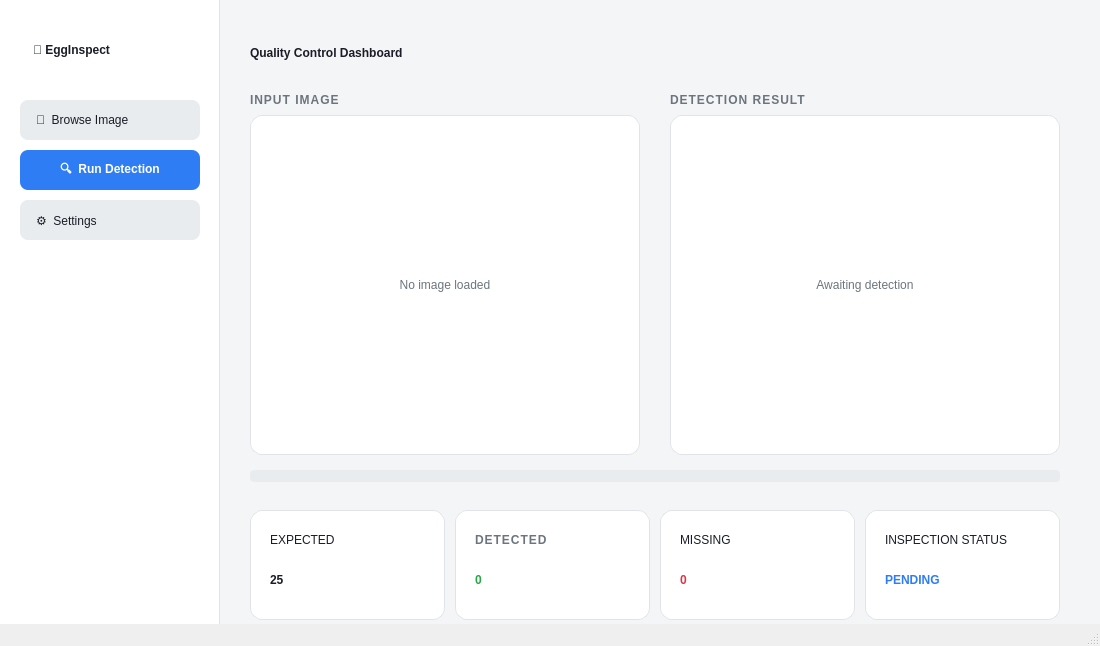
<?xml version="1.0" encoding="UTF-8"?>
<ui version="4.0">
 <class>MainWindow</class>
 <widget class="QMainWindow" name="MainWindow">
  <property name="geometry">
   <rect>
    <x>0</x>
    <y>0</y>
    <width>1100</width>
    <height>646</height>
   </rect>
  </property>
  <property name="windowTitle">
   <string>Egg Inspection System</string>
  </property>
  <widget class="QWidget" name="centralwidget">
   <property name="styleSheet">
    <string notr="true">#centralwidget { background-color: #f4f5f7; }
QLabel { color: #1a1d27; font-family: &quot;Segoe UI&quot;; }
#sidebar { background-color: #ffffff; border-right: 1px solid #e0e4e8; }
#sidebarTitle { color: #1a1d27; font: 16pt &quot;Segoe UI Semibold&quot;; font-weight: 600; padding-left: 5px; }
QPushButton { background-color: #e9ecef; color: #1a1d27; border: none; border-radius: 8px; padding: 12px 16px; text-align: left; font: 10pt &quot;Segoe UI&quot;; }
QPushButton:hover { background-color: #dee2e6; border-left: 3px solid #2f7df5; }
QPushButton:pressed { background-color: #cdd3d9; }
#detectButton { background-color: #2f7df5; color: #ffffff; font-weight: 600; text-align: center; border-radius: 8px; }
#detectButton:hover { background-color: #1a66d4; border-left: none; }
#detectButton:pressed { background-color: #14529f; }
#headerLabel { color: #1a1d27; font: 18pt &quot;Segoe UI Semibold&quot;; font-weight: 600; }
#inputTitle, #outputTitle { color: #6c757d; font: 9pt &quot;Segoe UI Semibold&quot;; font-weight: 600; letter-spacing: 1px; }
#originalImage, #resultImage { background-color: #ffffff; border: 1px solid #e0e4e8; border-radius: 12px; color: #6c757d; font: 10pt &quot;Segoe UI&quot;; }
QProgressBar { background-color: #e9ecef; border: none; border-radius: 4px; text-align: center; color: #ffffff; font-size: 8pt; }
QProgressBar::chunk { background-color: #2f7df5; border-radius: 4px; }
QFrame#card1, QFrame#card2, QFrame#card3, QFrame#card4 { background-color: #ffffff; border: 1px solid #e0e4e8; border-radius: 12px; }
QLabel#cardTitle { color: #6c757d; font: 8pt &quot;Segoe UI Semibold&quot;; font-weight: 600; letter-spacing: 1px; }
QLabel#card1Value { color: #1a1d27; font: 24pt &quot;Segoe UI Semibold&quot;; font-weight: 600; }
QLabel#card2Value { color: #28a745; font: 24pt &quot;Segoe UI Semibold&quot;; font-weight: 600; }
QLabel#card3Value { color: #dc3545; font: 24pt &quot;Segoe UI Semibold&quot;; font-weight: 600; }
QLabel#card4Value { color: #2f7df5; font: 24pt &quot;Segoe UI Semibold&quot;; font-weight: 600; }
QStatusBar { background-color: #ffffff; color: #6c757d; border-top: 1px solid #e0e4e8; font-size: 9pt; }
QStatusBar::item { border: none; }</string>
   </property>
   <widget class="QWidget" name="sidebar" native="true">
    <property name="geometry">
     <rect>
      <x>0</x>
      <y>0</y>
      <width>220</width>
      <height>700</height>
     </rect>
    </property>
    <widget class="QLabel" name="sidebarTitle">
     <property name="geometry">
      <rect>
       <x>25</x>
       <y>35</y>
       <width>170</width>
       <height>30</height>
      </rect>
     </property>
     <property name="text">
      <string>🥚 EggInspect</string>
     </property>
    </widget>
    <widget class="QPushButton" name="browseButton">
     <property name="geometry">
      <rect>
       <x>20</x>
       <y>100</y>
       <width>180</width>
       <height>40</height>
      </rect>
     </property>
     <property name="cursor">
      <cursorShape>PointingHandCursor</cursorShape>
     </property>
     <property name="text">
      <string>📂  Browse Image</string>
     </property>
    </widget>
    <widget class="QPushButton" name="detectButton">
     <property name="geometry">
      <rect>
       <x>20</x>
       <y>150</y>
       <width>180</width>
       <height>40</height>
      </rect>
     </property>
     <property name="cursor">
      <cursorShape>PointingHandCursor</cursorShape>
     </property>
     <property name="text">
      <string>🔍  Run Detection</string>
     </property>
    </widget>
    <widget class="QPushButton" name="configButton">
     <property name="geometry">
      <rect>
       <x>20</x>
       <y>200</y>
       <width>180</width>
       <height>40</height>
      </rect>
     </property>
     <property name="cursor">
      <cursorShape>PointingHandCursor</cursorShape>
     </property>
     <property name="text">
      <string>⚙️  Settings</string>
     </property>
    </widget>
   </widget>
   <widget class="QWidget" name="mainContent" native="true">
    <property name="geometry">
     <rect>
      <x>220</x>
      <y>0</y>
      <width>880</width>
      <height>700</height>
     </rect>
    </property>
    <widget class="QLabel" name="headerLabel">
     <property name="geometry">
      <rect>
       <x>30</x>
       <y>35</y>
       <width>500</width>
       <height>35</height>
      </rect>
     </property>
     <property name="text">
      <string>Quality Control Dashboard</string>
     </property>
    </widget>
    <widget class="QLabel" name="inputTitle">
     <property name="geometry">
      <rect>
       <x>30</x>
       <y>90</y>
       <width>200</width>
       <height>20</height>
      </rect>
     </property>
     <property name="text">
      <string>INPUT IMAGE</string>
     </property>
    </widget>
    <widget class="QLabel" name="originalImage">
     <property name="geometry">
      <rect>
       <x>30</x>
       <y>115</y>
       <width>390</width>
       <height>340</height>
      </rect>
     </property>
     <property name="frameShape">
      <enum>QFrame::NoFrame</enum>
     </property>
     <property name="text">
      <string>No image loaded</string>
     </property>
     <property name="alignment">
      <set>Qt::AlignCenter</set>
     </property>
    </widget>
    <widget class="QLabel" name="outputTitle">
     <property name="geometry">
      <rect>
       <x>450</x>
       <y>90</y>
       <width>200</width>
       <height>20</height>
      </rect>
     </property>
     <property name="text">
      <string>DETECTION RESULT</string>
     </property>
    </widget>
    <widget class="QLabel" name="resultImage">
     <property name="geometry">
      <rect>
       <x>450</x>
       <y>115</y>
       <width>390</width>
       <height>340</height>
      </rect>
     </property>
     <property name="frameShape">
      <enum>QFrame::NoFrame</enum>
     </property>
     <property name="text">
      <string>Awaiting detection</string>
     </property>
     <property name="alignment">
      <set>Qt::AlignCenter</set>
     </property>
    </widget>
    <widget class="QProgressBar" name="progressBar">
     <property name="geometry">
      <rect>
       <x>30</x>
       <y>470</y>
       <width>810</width>
       <height>12</height>
      </rect>
     </property>
     <property name="value">
      <number>0</number>
     </property>
     <property name="textVisible">
      <bool>false</bool>
     </property>
    </widget>
    <widget class="QWidget" name="metricsContainer" native="true">
     <property name="geometry">
      <rect>
       <x>30</x>
       <y>500</y>
       <width>810</width>
       <height>130</height>
      </rect>
     </property>
     <widget class="QFrame" name="card1">
      <property name="geometry">
       <rect>
        <x>0</x>
        <y>10</y>
        <width>195</width>
        <height>110</height>
       </rect>
      </property>
      <widget class="QLabel" name="card1Title">
       <property name="geometry">
        <rect>
         <x>20</x>
         <y>20</y>
         <width>160</width>
         <height>20</height>
        </rect>
       </property>
       <property name="text">
        <string>EXPECTED</string>
       </property>
      </widget>
      <widget class="QLabel" name="card1Value">
       <property name="geometry">
        <rect>
         <x>20</x>
         <y>45</y>
         <width>160</width>
         <height>50</height>
        </rect>
       </property>
       <property name="text">
        <string>25</string>
       </property>
      </widget>
     </widget>
     <widget class="QFrame" name="card2">
      <property name="geometry">
       <rect>
        <x>205</x>
        <y>10</y>
        <width>195</width>
        <height>110</height>
       </rect>
      </property>
      <widget class="QLabel" name="cardTitle">
       <property name="geometry">
        <rect>
         <x>20</x>
         <y>20</y>
         <width>160</width>
         <height>20</height>
        </rect>
       </property>
       <property name="text">
        <string>DETECTED</string>
       </property>
      </widget>
      <widget class="QLabel" name="card2Value">
       <property name="geometry">
        <rect>
         <x>20</x>
         <y>45</y>
         <width>160</width>
         <height>50</height>
        </rect>
       </property>
       <property name="text">
        <string>0</string>
       </property>
      </widget>
     </widget>
     <widget class="QFrame" name="card3">
      <property name="geometry">
       <rect>
        <x>410</x>
        <y>10</y>
        <width>195</width>
        <height>110</height>
       </rect>
      </property>
      <widget class="QLabel" name="cardTitle_2">
       <property name="geometry">
        <rect>
         <x>20</x>
         <y>20</y>
         <width>160</width>
         <height>20</height>
        </rect>
       </property>
       <property name="text">
        <string>MISSING</string>
       </property>
      </widget>
      <widget class="QLabel" name="card3Value">
       <property name="geometry">
        <rect>
         <x>20</x>
         <y>45</y>
         <width>160</width>
         <height>50</height>
        </rect>
       </property>
       <property name="text">
        <string>0</string>
       </property>
      </widget>
     </widget>
     <widget class="QFrame" name="card4">
      <property name="geometry">
       <rect>
        <x>615</x>
        <y>10</y>
        <width>195</width>
        <height>110</height>
       </rect>
      </property>
      <widget class="QLabel" name="cardTitle_3">
       <property name="geometry">
        <rect>
         <x>20</x>
         <y>20</y>
         <width>160</width>
         <height>20</height>
        </rect>
       </property>
       <property name="text">
        <string>INSPECTION STATUS</string>
       </property>
      </widget>
      <widget class="QLabel" name="card4Value">
       <property name="geometry">
        <rect>
         <x>20</x>
         <y>45</y>
         <width>160</width>
         <height>50</height>
        </rect>
       </property>
       <property name="text">
        <string>PENDING</string>
       </property>
      </widget>
     </widget>
    </widget>
   </widget>
  </widget>
  <widget class="QStatusBar" name="statusbar"/>
 </widget>
 <resources/>
 <connections/>
</ui>
